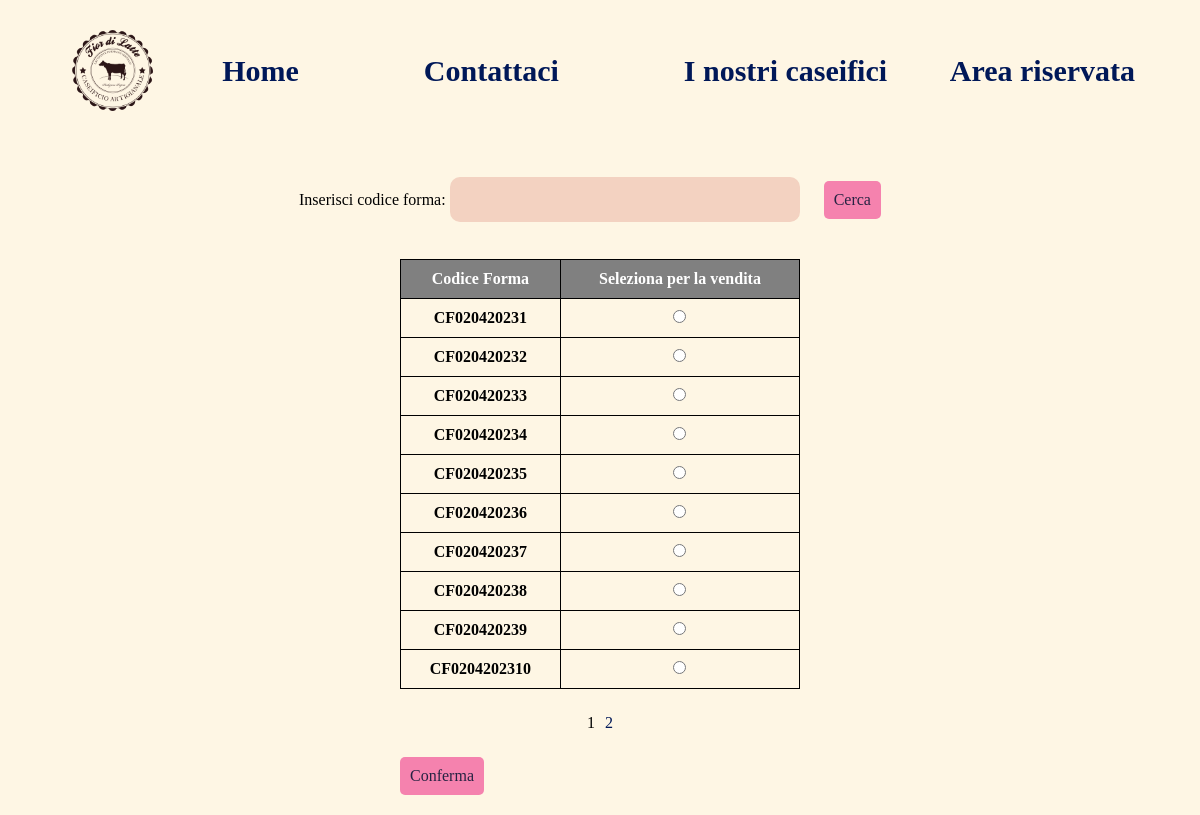
Page /src/sell-page/choose-form.php on the committed database.
### tables this page shows
CREATE TABLE `tForma` (
  `id` int(11) NOT NULL,
  `idStagionatura` int(11) NOT NULL,
  `idAcquirente` int(11) DEFAULT NULL,
  `idCaseificio` int(11) NOT NULL,
  `codice` varchar(1000) NOT NULL,
  `numeroProgressivo` int(255) NOT NULL,
  `dataProduzione` date NOT NULL,
  `scelta` varchar(1000) NOT NULL,
  `stato` varchar(1) NOT NULL,
  `codiceStampato` varchar(255) NOT NULL
);

### src/common/php/token-manager.php (called while the page is built, shortened)
<?php
class TokenManager
{
    static function isAuthenticated()
    {
        return isset($_COOKIE['user_id']);
    }
}

### src/sell-page/choose-form.php (the view, shortened to what this page needs)
<?php
require_once("../common/php/database.php");
?>
<!DOCTYPE html>
<html lang="en">
<head>
    <link rel="stylesheet" href="../common/css/page-style.css">
    <link rel="stylesheet" href="../common/css/header-style.css">
    <link rel="stylesheet" href="../common/css/nav-style.css">
    <link rel="stylesheet" href="./css/choose-form-style.css">
</head>
<body>
    <?php
    require_once("../common/php/token-manager.php");
    $page = "sell";
    require_once('../common/php/header.php');
    ?>
    <div style="display: flex; justify-content: center; align-items: center; margin-top:50px">
        <form action="choose-form.php" method="POST">
            <label for="search">Inserisci codice forma:</label>
            <input type="text" id="search" name="search" required>
            <input type="submit" value="Cerca">
        </form>
    </div>
    <div style="display: flex; justify-content: center; align-items: center;">
        <form action="sell.php" method="POST">
            <table>
                <tr>
                    <td style="background-color: gray;">Codice Forma</td>
                    <td style="background-color: gray;">Seleziona per la vendita</td>
                </tr>
                <?php
                $page_size = 10;
                $sql = "SELECT * FROM tForma WHERE stato = 'S'";
                $result = $db->query($sql);
                $total_records = mysqli_num_rows($result);
                $total_pages = ceil($total_records / $page_size);
                if (!isset($_GET['page']) || !is_numeric($_GET['page'])) {
                    $current_page = 1;
                } else {
                    $current_page = (int)$_GET['page'];
                }
                $offset = ($current_page - 1) * $page_size;
                $sql .= " LIMIT $offset, $page_size";
                $result = $db->query($sql);
                if ($result->num_rows > 0) {
                    while ($row = $result->fetch_assoc()) {
                        echo "<tr>
                    <td>" . $row['codice'] . "</td>
                    <td><input type=\"radio\" required name=\"opzione\" value=\"" . $row['id'] . "\"></td>
                </tr>";
                    }
                } else {
                    echo "<span> non ci sono risultati</span>";
                }
                ?>
            </table>
            <?php
            if ($total_pages > 1) {
                echo "<div style=\"display:flex; justify-content:center;\">";
                for ($i = 1; $i <= $total_pages; $i++) {
                    if ($i == $current_page) {
                        echo "<span style=\"margin:5px;\">$i</span>";
                    } else {
                        echo "<a href=\"choose-form.php?page=$i\" style=\"margin:5px;\">$i</a>";
                    }
                }
                echo "</div>";
            }
            ?>
            <input type="submit" value="Conferma">
        </form>
    </div>
</body>
</html>

### src/common/php/header.php
<header class="page-header">
    <div class="logo-container"></div>
    <div class="center-header-container">
        <?php
        if (TokenManager::isAuthenticated()) {
            if ($_COOKIE['user_type'] == 'caseificio') {
        ?>
                <h3 class="head-line">
                    <a <?= ($page == "main") ? $active : '' ?> class="header-option" href="../main-page/main.php"> Home </a>
                </h3>
                <h3 class="head-line">
                    <a <?= ($page == "contacts") ? $active : '' ?> class="header-option" href="../contact-page/contact.php">Contattaci</a>
                </h3>
                <h3 class="head-line">
                    <a <?= ($page == "dairies") ? $active : '' ?> class="header-option" href="../dairies-page/dairies.php">Dettagli caseifici </a>
                </h3>
    </div>
    <h3 class="head-line menu-btn">Menù</h3>
<?php
            } else if ($_COOKIE['user_type'] == 'consorzio') {
?>
    <h3 class="head-line">
        <a <?= ($page == "main") ? $active : '' ?> class="header-option" href="../main-page/main.php"> Home </a>
    </h3>
    <h3 class="head-line">
        <a <?= ($page == "contacts") ? $active : '' ?> class="header-option" href="../contact-page/contact.php">Contattaci </a>
    </h3>
    <h3 class="head-line">
        <a <?= ($page == "dairies") ? $active : '' ?> class="header-option" href="../dairies-page/dairies.php">Gestione caseifici </a>
    </h3>
    </div>
    <h3 class="head-line menu-btn">Menù</h3>
<?php
            }
            require_once("../common/php/nav.php");
        } else {
?>
<h3 class="head-line">
    <a <?= ($page == "main") ? $active : '' ?> class="header-option" href="../main-page/main.php"> Home </a>
</h3>
<h3 class="head-line">
    <a <?= ($page == "contacts") ? $active : '' ?> class="header-option" href="../contact-page/contact.php"> Contattaci </a>
</h3>
<h3 class="head-line">
    <a <?= ($page == "dairies") ? $active : '' ?> class="header-option" href="../dairies-page/dairies.php"> I nostri caseifici </a>
</h3>
</div>
<h3 class="head-line">
    <a <?= ($page == "login") ? $active : '' ?> class="header-option" href="../login-page/login.php"> Area riservata </a>
</h3>
<?php
        }
?>
</header>

### src/common/css/page-style.css (style rules this page uses)
*, *::after, *::before { padding: 0; margin: 0; border: 0; box-sizing: border-box; font-family: abhaya; }
body { background-color: #FEF6E4; transition: all 0.5s; }
h1, h2, h3, h4, h5, h6 { color: #001858; }
.head-line { color: #001858; }
h3 { font-size: 30px; }
a { text-decoration: none; color: #001858; }

### src/common/css/header-style.css (style rules this page uses)
.page-header { background-color: #FEF6E4; display: flex; justify-content: space-between; align-items: center; padding: 30px 65px 0 65px; }
.logo-container { background: url("../imgs/logo.png"); width: 94.5px; height: 81px; background-position: center; background-repeat: no-repeat; background-size: contain; }
.center-header-container { display: flex; justify-content: space-between; align-items: center; gap: 125px; }

### src/sell-page/css/choose-form-style.css (style rules this page uses)
div { display: flex; justify-content: center; align-items: center; }
input[type="text"] { background: #f3d2c1; width: 350px; height: 45px; border-radius: 10px; padding: 0px 10px 0px 10px; outline: 0; font-size: 1.2em; font-weight: 700; color: #272343; }
table { width: 400px; border-collapse: collapse; margin: 20px; }
td { padding: 10px; border: 1px solid black; text-align: center; }
tr:first-child td { background-color: gray; color: white; font-weight: bold; }
tr:not(:first-child) td:first-child { font-weight: bold; }
input[type="submit"] { margin: 20px; padding: 10px; background-color: #f582ae; color: #272343; border: none; border-radius: 5px; font-size: 16px; cursor: pointer; }

### rows in the picture
tforma: codice "CF020420231"
tforma: codice "CF020420232"
tforma: codice "CF020420233"
tforma: codice "CF020420234"
tforma: codice "CF020420235"
tforma: codice "CF020420236"
tforma: codice "CF020420237"
tforma: codice "CF020420238"
tforma: codice "CF020420239"
tforma: codice "CF0204202310"
